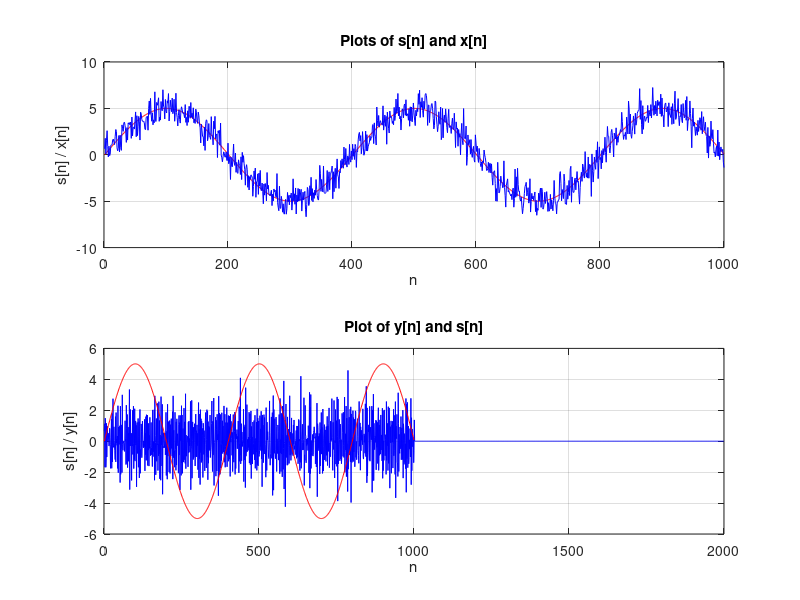

This chart was generated by the following MATLAB code: (Note: this script raises an error after producing the figure.)
% impulse response
n = 0:999;
h = zeros(1,1000);
h(1) =1;
h(2) = -1;

w0 = pi/200;
s = 5*sin(w0*n);
v = randn(1,1000); % random variable
x = s+v;

figure;
subplot(2,1,1);
plot(1:length(s),s,'red');
grid on;
title('Plots of s[n] and x[n]');
xlabel('n');
ylabel('s[n] / x[n]');
hold on;
plot(1:length(x),x,'blue');
hold off;

y = conv(h,x,"full");
subplot(2,1,2);
plot(1:length(y),y,'blue');
grid on;
title('Plot of y[n] and s[n]');
xlabel('n');
ylabel('s[n] / y[n]');
hold on;
plot(1:length(s),s,'red');
hold off;

xd = DT_Fourier(x,1,w);
yd = DT_Fourier(y,1,w);

figure;
subplot(2,1,1);
plot(1:length(xd),abs(xd),'magenta');
grid on;
title('DTFT plot of x[n]');
xlabel('w');
ylabel('X(e^j^w)');

subplot(2,1,2);
plot(1:length(yd),abs(yd),'green');
grid on;
title('DTFT plots of y[n]');
xlabel('w');
ylabel('Y(e^j^w)');
